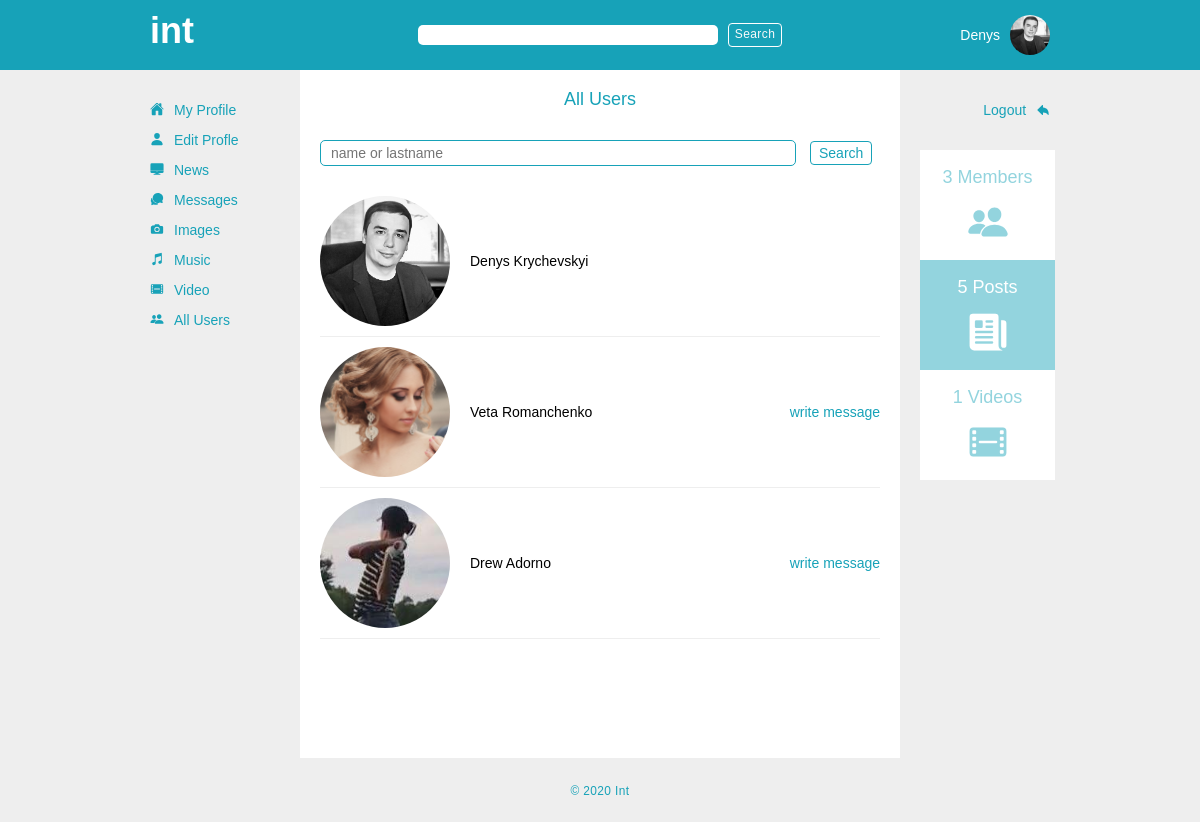
The page /all_friends/ (signed in) on the database its author committed.
### app_one/models.py (models this page shows, shortened)
class User(models.Model):
    first_name = models.CharField(max_length = 255)
    last_name = models.CharField(max_length = 255)
    initials = 	models.CharField(max_length = 10, blank=True, null = True)
    birth_date = models.DateField(blank=True, null=True)
    avatar = models.ImageField(upload_to='avatars', default='avatars/no_avatar.png')	#upload to avatars is a directory inside media directory, it will go like media/avatars
    email = models.TextField()
    phone_num = models.CharField(default='', max_length = 255)
    about = models.TextField(default='')
    password = models.TextField()
    location = models.CharField(max_length = 255, blank=True, null = True)
    has_message=models.IntegerField(default=0)
    created_at = models.DateTimeField(auto_now_add = True)
    updated_at = models.DateTimeField(auto_now = True)
    objects = UserManager()

### app_one/views.py (the view)
# urls.py: path('all_friends/', views.all_friends),
def all_friends(request):
    context = {
        'all_users': User.objects.all(),
        'cur_user': User.objects.get(id = request.session['user_id']),
        'all_available_posts': Post.objects.all(),
        'all_users': User.objects.all(),
        'all_videos': Video_item.objects.all()
    }
    return render(request, 'all_users.html', context)

### app_one/templates/all_users.html (shortened to what this page needs)
{% load embed_video_tags %}
<!DOCTYPE html>
<html lang="en">
<head>
    {% include 'head.html' %}
</head>
<body>
    <div class="outer_container">
        {% include 'search.html' %}
        <div class="inner_container">
            <div class="inner">
                {% include 'navbar.html' %}
                <div class="main_container">
                    <div class="page_title_container">
                        <h4>All Users</h4>
                    </div>
                    <div class="search_user_container">
                        <form action="/zapros/" method="GET" class="form-inline">
                            <input class="search_bar2" type="search" name="zapros" id="zapros" placeholder="name or lastname">
                            <button class="btn btn-outline-info search_bar2_btn" type="submit">Search</button>
                        </form>
                    </div>
                    <div class="all_users_container">
                        {% for user in all_users %}
                        <div class="one_user_container">
                            <div class="one_user_photo">
                                <a href="/user/{{ user.id }}/profile/" ><img src="{{ MEDIA_URL }}{{ user.avatar }}" alt="{{ user.first_name}}'s avatar"></a>
                            </div>
                            <div class="one_user_name_container">
                                <div class="one_user_name">
                                    <a href="/user/{{ user.id }}/profile/" class="user_name">{{ user.first_name }} {{ user.last_name }}</a>
                                </div>
                                <div class="one_user_message">
                                    {% if user.id != cur_user.id %}
                                    <a href="/send_to/{{user.id}}/" class="user_name">write message</a>
                                    {% endif %}
                                </div>
                            </div>
                        </div>
                        <hr class="devider_users">
                        {% endfor %}
                    </div>
                </div>
                {% include 'sidebar.html' %}
            </div>
        </div>
    {% include 'footer.html' %}
    </div>
</body>
</html>

### app_one/templates/search.html (shortened to what this page needs)
<div id="search_bar_container">
    <div id="search_bar">
        <div class="logo_container">
            <a href="/dashboard/"><h1 class="logotip">int</h1></a>
        </div>
        <div class="form_search_container">
            <div class="form_items">
                <form action="/search/" method="GET" class="form-inline">
                    <input class="search_bar1" type="search" name="results">
                    <button class="btn btn-outline-light search_bar1_btn" type="submit">Search</button>
                </form>
            </div>
        </div>
        <div class="current_user_container">
            {% if request.session.user_id != null %}
            <div class="cur_user_name_container">
                <p><a href="/user/{{ cur_user.id }}/profile/">{{ cur_user.first_name }}</a></p>
            </div>
            <div class="cur_user_photo_container">
                <a href="/user/{{ cur_user.id }}/profile/"><img src="{{ MEDIA_URL }}{{ cur_user.avatar }}" alt="avatar"></a>
            </div>
            {% endif %}
        </div>
    </div>
</div>

### rows shown on the page
User: first_name "Denys", avatar (picture), last_name "Krychevskyi"
User: avatar (picture), first_name "Veta", last_name "Romanchenko"
User: avatar (picture), first_name "Drew", last_name "Adorno"

### other values the page prints
{{ all_users.count }} "3"
{{ all_available_posts.count }} "5"
{{ all_videos.count }} "1"
